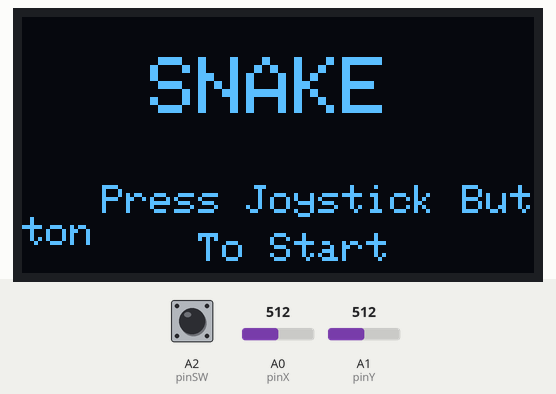
The sketch below on a simulated Arduino Uno, built with avr-gcc and run on an emulated ATmega328P. Parts: 128×64 one-colour display. Inputs (shaded band) come from the test bench; at power-on: A2 (pinSW) HIGH, A0 (pinX) = 512, A1 (pinY) = 512. Random numbers use the default seed unless the sketch sets one.

Above: at 1.2 s.
1.3 s: A2 (pinSW) pulled LOW for 0.2 s
At 1.79 s:
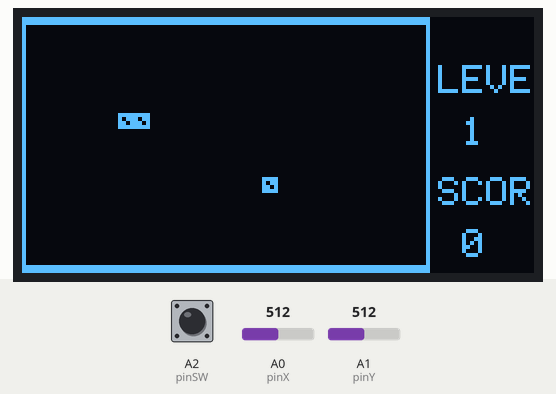
3.7 s: A0 (pinX) set to 1020
At 3.94 s:
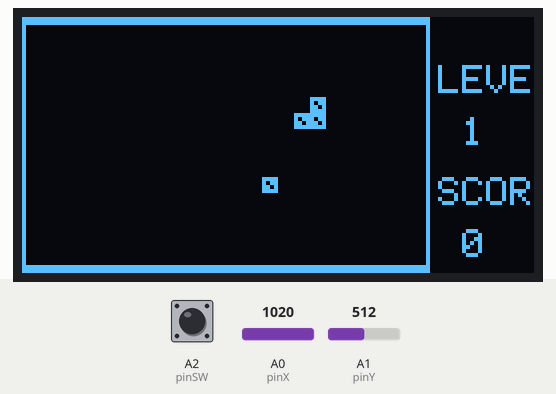
6.4 s: A2 (pinSW) pulled LOW for 1 s
At 6.95 s:
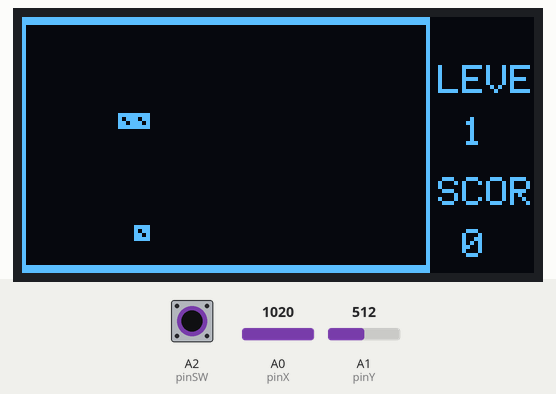
Timing chart, 0 to 9.4 s (numbered marks = the images above; inputs shaded):
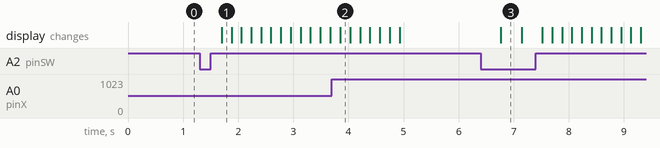

The sketch:

snake.ino
```cpp
#include <Wire.h>
#include <Adafruit_GFX.h>
#include <Adafruit_SSD1306.h>

Adafruit_SSD1306 oled(128, 64, &Wire, -1);

#define RIGHT 0
#define LEFT  1
#define UP    2
#define DOWN  3

// STICKBOX Pins
#define pinX  A0
#define pinY  A1
#define pinSW A2  // Joystick Button Pin

int valueX = 0;
int valueY = 0;

// Snake Values
const uint8_t block[] PROGMEM = {
  0xf0, //B1111000
  0xb0, //B1011000
  0xd0, //B1101000
  0xf0, //B1111000
};

uint8_t snake_head_x;
uint8_t snake_head_y;
uint8_t x[100];
uint8_t y[100];
uint8_t snake_len;
uint8_t snake_dir;

uint8_t food_x;
uint8_t food_y;
bool food_eaten;

bool game_started = false; // Tracks if we are in the main menu
bool game_over = false;    // Tracks game over state
int score = 0;
int level = 1;
int snake_speed = 150;
int i;

void reset_game(void);
void check_snake_die(void);

// Initialize or Reset all game state variables
void reset_game(void)
{
  snake_head_x = 24;
  snake_head_y = 24;
  snake_len = 3;
  snake_dir = RIGHT;

  for(int i = 0; i < 100; i++) {
    x[i] = 0;
    y[i] = 0;
  }
  x[0] = snake_head_x;
  y[0] = snake_head_y;

  food_eaten = true;
  game_over = false;
  score = 0;
  level = 1;
  snake_speed = 150;
}

// Directional control scanner
void keyScan(void)
{
  static unsigned char keyUp = 1;

  valueX = analogRead(pinX);
  valueY = analogRead(pinY);

  if (keyUp && ((valueX <= 10) || (valueX >= 1010) || (valueY <= 10) || (valueY >= 1010)))
  {
    delay(10);
    keyUp = 0;
    if (valueX <= 10)
    {
      if (snake_dir != UP)   snake_dir = DOWN;
    }
    else if (valueX >= 1010)
    {
      if (snake_dir != DOWN) snake_dir = UP;
    }
    else if (valueY <= 10)
    {
      if (snake_dir != RIGHT) snake_dir = LEFT;
    }
    else if (valueY >= 1010)
    {
      if (snake_dir != LEFT)  snake_dir = RIGHT;
    }
  }
  else if ((valueX > 10) && (valueX < 1010) && (valueY > 10) && (valueY < 1010)) {
    keyUp = 1;
  }
}

// Button Scanner for Start / Restart
void checkButton(void)
{
  if (digitalRead(pinSW) == LOW)
  {
    delay(200); // Debounce delay to prevent double-clicks
    if (!game_started)
    {
      reset_game();
      game_started = true;
    }
    else if (game_over)
    {
      reset_game();
    }
  }
}

void draw_snake(int x, int y)
{
  oled.drawBitmap(x, y, block, 4, 4, 1);
}

void show_score(int x, int y, int data)
{
  oled.setCursor(x, y);
  oled.println(data);
}

// Main Menu Drawing
void draw_main_menu()
{
  oled.clearDisplay();
  oled.setTextSize(2);
  oled.setCursor(32, 10);
  oled.println("SNAKE");

  oled.setTextSize(1);
  oled.setCursor(20, 42);
  oled.println("Press Joystick Button");
  oled.setCursor(44, 54);
  oled.println("To Start");
  oled.display();
}

// Gameplay Screen Drawing
void screen(void)
{
  oled.clearDisplay();
  oled.setTextSize(1);
  oled.drawRect(0, 1, 102, 62, 1);
  oled.drawRect(0, 0, 102, 64, 1);
  oled.setCursor(104, 12);
  oled.println("LEVE");
  oled.setCursor(104, 40);
  oled.println("SCOR");

  show_score(110, 25, level);
  show_score(110, 53, score);

  for (i = 0; i < snake_len; i++)
  {
    if(x[i] > 0 && y[i] > 0) {
      draw_snake(x[i], y[i]);
    }
  }

  draw_snake(food_x, food_y);
  oled.display();
}

void draw_food(void)
{
  int food_out = 0;

  if (food_eaten)
  {
    while (food_out == 0)
    {
      food_out = 1;
      food_x = (uint8_t)(random(4, 96) / 4) * 4;
      food_y = (uint8_t)(random(4, 56) / 4) * 4;

      for (int i = snake_len - 1; i > 0; i--)
      {
        if (food_x == x[i] && food_y == y[i])
        {
          food_out = 0;
        }
      }
    }
    food_eaten = false;
  }
}

void snake_move(void)
{
  switch (snake_dir) {
    case RIGHT: snake_head_x += 4; break;
    case UP:    snake_head_y -= 4; break;
    case LEFT:  snake_head_x -= 4; break;
    case DOWN:  snake_head_y += 4; break;
  }

  if ((snake_head_x == food_x) && (snake_head_y == food_y))
  {
    food_eaten = true;
    snake_len++;
    score++;
    level = score / 5 + 1;

    if (snake_speed > 40) {
      snake_speed -= 10;
    }
  }

  for (i = snake_len - 1; i > 0; i--)
  {
    x[i] = x[i - 1];
    y[i] = y[i - 1];
  }
  x[0] = snake_head_x;
  y[0] = snake_head_y;

  check_snake_die();
}

void draw_game_over()
{
  oled.clearDisplay();
  oled.setTextSize(2);
  oled.setCursor(10, 10);
  oled.println("GAME OVER");

  oled.setTextSize(1);
  oled.setCursor(20, 32);
  oled.println("Press Click Button");
  oled.setCursor(35, 42);
  oled.println("To Restart");

  oled.setCursor(10, 55);
  oled.print("LVL:"); oled.print(level);
  oled.setCursor(70, 55);
  oled.print("SCR:"); oled.print(score);

  oled.display();
}

void check_snake_die(void)
{
  // Border Collision Check
  if (snake_head_x < 1 || snake_head_x > 98 || snake_head_y < 1 || snake_head_y > 58)
  {
    game_over = true;
  }

  // Self Collision Check
  if (snake_len > 3)
  {
    for (int i = 1; i < snake_len; i++)
    {
      if (snake_head_x == x[i] && snake_head_y == y[i])
      {
        game_over = true;
      }
    }
  }
}

void setup()
{
  pinMode(pinSW, INPUT_PULLUP);

  oled.begin(SSD1306_SWITCHCAPVCC, 0x3C);
  oled.setTextColor(WHITE);
  randomSeed(analogRead(3));

  reset_game();
}

void loop()
{
  checkButton();

  if (!game_started)
  {
    draw_main_menu();
  }
  else if (game_over)
  {
    draw_game_over();
  }
  else
  {
    keyScan();
    snake_move();
    draw_food();
    screen();
  }

  delay(snake_speed);
}
```

Measured:
- after the input at 1.3 s, the display: changes after 0.40 s (image 1)
- after the input at 6.4 s, the display: changes after 0.36 s (image 3)
